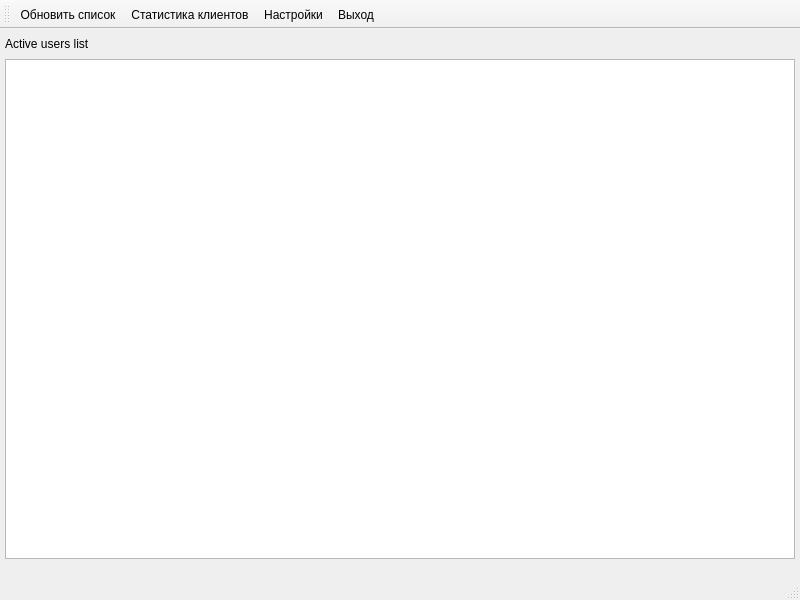
<?xml version="1.0" encoding="UTF-8"?>
<ui version="4.0">
 <class>MainWindow</class>
 <widget class="QMainWindow" name="MainWindow">
  <property name="geometry">
   <rect>
    <x>0</x>
    <y>0</y>
    <width>800</width>
    <height>600</height>
   </rect>
  </property>
  <property name="sizePolicy">
   <sizepolicy hsizetype="Fixed" vsizetype="Fixed">
    <horstretch>0</horstretch>
    <verstretch>0</verstretch>
   </sizepolicy>
  </property>
  <property name="windowTitle">
   <string>MainWindow</string>
  </property>
  <widget class="QWidget" name="centralwidget">
   <widget class="QLabel" name="label">
    <property name="geometry">
     <rect>
      <x>5</x>
      <y>5</y>
      <width>106</width>
      <height>20</height>
     </rect>
    </property>
    <property name="sizePolicy">
     <sizepolicy hsizetype="Fixed" vsizetype="Fixed">
      <horstretch>0</horstretch>
      <verstretch>0</verstretch>
     </sizepolicy>
    </property>
    <property name="text">
     <string>Active users list</string>
    </property>
   </widget>
   <widget class="QTableView" name="tableView">
    <property name="geometry">
     <rect>
      <x>5</x>
      <y>30</y>
      <width>790</width>
      <height>500</height>
     </rect>
    </property>
   </widget>
  </widget>
  <widget class="QStatusBar" name="statusbar"/>
  <widget class="QToolBar" name="toolBar">
   <property name="windowTitle">
    <string>toolBar</string>
   </property>
   <attribute name="toolBarArea">
    <enum>TopToolBarArea</enum>
   </attribute>
   <attribute name="toolBarBreak">
    <bool>false</bool>
   </attribute>
   <addaction name="refresh_users_list_button"/>
   <addaction name="show_clients_statistics_button"/>
   <addaction name="show_server_configuration_button"/>
   <addaction name="exit_action"/>
  </widget>
  <action name="refresh_users_list_button">
   <property name="icon">
    <iconset>
     <normaloff>img/refresh_btn.png</normaloff>img/refresh_btn.png</iconset>
   </property>
   <property name="text">
    <string>Обновить список</string>
   </property>
   <property name="toolTip">
    <string>обновить список активных пользователей</string>
   </property>
  </action>
  <action name="show_clients_statistics_button">
   <property name="icon">
    <iconset>
     <normaloff>img/message_history_btn.png</normaloff>img/message_history_btn.png</iconset>
   </property>
   <property name="text">
    <string>Статистика клиентов</string>
   </property>
   <property name="toolTip">
    <string>показать статистику сообщений клиентов</string>
   </property>
  </action>
  <action name="show_server_configuration_button">
   <property name="icon">
    <iconset>
     <normaloff>img/config_btn.png</normaloff>img/config_btn.png</iconset>
   </property>
   <property name="text">
    <string>Настройки</string>
   </property>
   <property name="toolTip">
    <string>Открыть конфигурацию сервера</string>
   </property>
  </action>
  <action name="exit_action">
   <property name="icon">
    <iconset>
     <normaloff>img/exit_btn.png</normaloff>img/exit_btn.png</iconset>
   </property>
   <property name="text">
    <string>Выход</string>
   </property>
   <property name="toolTip">
    <string>Выход</string>
   </property>
  </action>
 </widget>
 <resources/>
 <connections/>
</ui>
